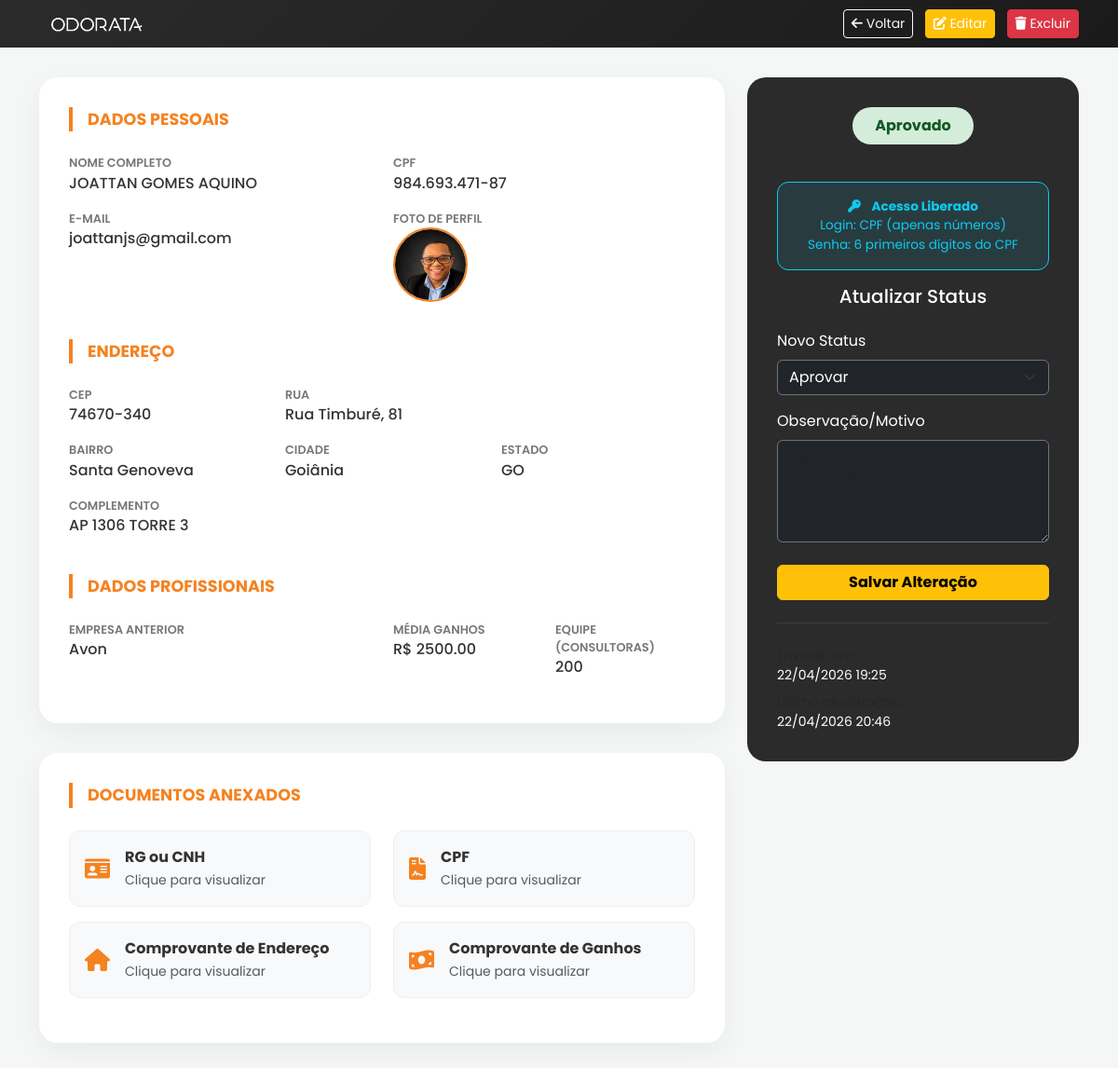
Screenshot of /coordenadoras/admin/detalhe/2/ (signed in) with the database file from the repository.
### coordenadoras/models.py (models this page shows, shortened)
class CandidataCoordenadora(models.Model):
    STATUS_CHOICES = [
        ('PENDENTE', 'Pendente de Aprovação'),
        ('AJUSTE', 'Aguardando Ajuste'),
        ('APROVADO', 'Aprovado'),
        ('REPROVADO', 'Reprovado'),
    ]
    EMPRESA_CHOICES = [
        ('AVON', 'Avon'),
        ('NATURA', 'Natura'),
        ('BOTICARIO', 'O Boticário'),
        ('JEQUITI', 'Jequiti'),
        ('OUTRAS', 'Outras'),
    ]
    cpf = models.CharField('CPF', max_length=14, unique=True)
    nome_completo = models.CharField('Nome Completo', max_length=255)
    email = models.EmailField('E-mail', max_length=255, default="")
    foto = models.ImageField('Foto (Opcional)', upload_to='fotos/candidatas/', blank=True, null=True)
    cep = models.CharField('CEP', max_length=9)
    rua = models.CharField('Rua', max_length=255)
    numero = models.CharField('Número', max_length=20)
    complemento = models.CharField('Complemento', max_length=255, blank=True, null=True)
    bairro = models.CharField('Bairro', max_length=100)
    cidade = models.CharField('Cidade', max_length=100)
    estado = models.CharField('Estado', max_length=2)
    empresa_anterior = models.CharField('Empresa Anterior', max_length=50, choices=EMPRESA_CHOICES)
    empresa_outra = models.CharField('Outra Empresa', max_length=100, blank=True, null=True)
    media_ganhos = models.DecimalField('Média de Ganhos', max_digits=10, decimal_places=2)
    quantidade_consultoras = models.PositiveIntegerField('Quantidade de Consultoras')
    documento_rg_cnh = models.FileField('RG ou CNH', upload_to='documentos/rg_cnh/')
    documento_cpf = models.FileField('CPF', upload_to='documentos/cpf/')
    comprovante_endereco = models.FileField('Comprovante de Endereço', upload_to='documentos/endereco/')
    comprovante_ganhos = models.FileField('Comprovante de Ganhos', upload_to='documentos/ganhos/')
    status = models.CharField('Status', max_length=20, choices=STATUS_CHOICES, default='PENDENTE')
    observacao_aprovacao = models.TextField('Observação de Aprovação', blank=True, null=True)
    data_criacao = models.DateTimeField(auto_now_add=True)
    data_atualizacao = models.DateTimeField(auto_now=True)
    class Meta:
        verbose_name = 'Candidata a Coordenadora'
        verbose_name_plural = 'Candidatas a Coordenadoras'
        ordering = ['-data_criacao']

### coordenadoras/views.py (the view)
# urls.py: path('admin/detalhe/<int:pk>/', views.CandidataDetailView.as_view(), name='admin_detail'),
class CandidataDetailView(AdminStaffRequiredMixin, DetailView):
    model = CandidataCoordenadora
    template_name = 'coordenadoras/admin_detail.html'
    context_object_name = 'candidata'

### coordenadoras/views.py (called while the page is built)
    def test_func(self):
        return self.request.user.is_staff

### coordenadoras/templates/coordenadoras/admin_detail.html (shortened to what this page needs)
{% load static %}
<!DOCTYPE html>
<html lang="pt-br">
<head>
    <link rel="stylesheet" href="https://cdnjs.cloudflare.com/ajax/libs/font-awesome/6.0.0/css/all.min.css">
    <link href="https://cdn.jsdelivr.net/npm/bootstrap@5.3.0/dist/css/bootstrap.min.css" rel="stylesheet">
</head>
<body>
    <nav class="navbar navbar-expand-lg navbar-dark">
        <div class="container">
            <div class="d-flex justify-content-between align-items-center w-100">
                <a href="{% url 'home' %}">
                    <img src="{% static 'core/images/logo_odorata_main.png' %}" alt="Odorata" style="height: 35px; filter: brightness(0) invert(1);">
                </a>
                <div>
                    <a href="{% url 'coordenadoras:admin_list' %}" class="btn btn-outline-light btn-sm me-2">
                        <i class="fas fa-arrow-left"></i> Voltar
                    </a>
                    <a href="{% url 'coordenadoras:admin_edit' candidata.pk %}" class="btn btn-warning btn-sm me-2 text-white">
                        <i class="fas fa-edit"></i> Editar
                    </a>
                    <a href="{% url 'coordenadoras:admin_delete' candidata.pk %}" class="btn btn-danger btn-sm" onclick="return confirm('Tem certeza que deseja EXCLUIR este cadastro permanentemente?')">
                        <i class="fas fa-trash"></i> Excluir
                    </a>
                </div>
            </div>
        </div>
    </nav>
    <div class="container">
        <div class="row">
            <div class="col-lg-8">
                <div class="detail-card">
                    <div class="section-title">Dados Pessoais</div>
                    <div class="row">
                        <div class="col-md-6">
                            <div class="data-label">Nome Completo</div>
                            <div class="data-value">{{ candidata.nome_completo }}</div>
                        </div>
                        <div class="col-md-6">
                            <div class="data-label">CPF</div>
                            <div class="data-value">{{ candidata.cpf }}</div>
                        </div>
                        <div class="col-md-6">
                            <div class="data-label">E-mail</div>
                            <div class="data-value">{{ candidata.email }}</div>
                        </div>
                        <div class="col-md-6">
                            {% if candidata.foto %}
                            <div class="data-label">Foto de Perfil</div>
                            <div class="mb-3">
                                <img src="{{ candidata.foto.url }}" alt="Foto" style="width: 80px; height: 80px; border-radius: 50%; object-fit: cover; border: 2px solid #f58220;">
                            </div>
                            {% endif %}
                        </div>
                    </div>
                    <div class="section-title mt-4">Endereço</div>
                    <div class="row">
                        <div class="col-md-4">
                            <div class="data-label">CEP</div>
                            <div class="data-value">{{ candidata.cep }}</div>
                        </div>
                        <div class="col-md-8">
                            <div class="data-label">Rua</div>
                            <div class="data-value">{{ candidata.rua }}, {{ candidata.numero }}</div>
                        </div>
                        <div class="col-md-4">
                            <div class="data-label">Bairro</div>
                            <div class="data-value">{{ candidata.bairro }}</div>
                        </div>
                        <div class="col-md-4">
                            <div class="data-label">Cidade</div>
                            <div class="data-value">{{ candidata.cidade }}</div>
                        </div>
                        <div class="col-md-4">
                            <div class="data-label">Estado</div>
                            <div class="data-value">{{ candidata.estado }}</div>
                        </div>
                        <div class="col-12">
                            <div class="data-label">Complemento</div>
                            <div class="data-value">{{ candidata.complemento|default:"---" }}</div>
                        </div>
                    </div>
                    <div class="section-title mt-4">Dados Profissionais</div>
                    <div class="row">
                        <div class="col-md-6">
                            <div class="data-label">Empresa Anterior</div>
                            <div class="data-value">
                                {{ candidata.get_empresa_anterior_display }}
                            </div>
                        </div>
                        <div class="col-md-3">
                            <div class="data-label">Média Ganhos</div>
                            <div class="data-value">R$ {{ candidata.media_ganhos }}</div>
                        </div>
                        <div class="col-md-3">
                            <div class="data-label">Equipe (Consultoras)</div>
                            <div class="data-value">{{ candidata.quantidade_consultoras }}</div>
                        </div>
                    </div>
                </div>
                <div class="detail-card">
                    <div class="section-title">Documentos Anexados</div>
                    <div class="row">
                        <div class="col-md-6">
                            <a href="{{ candidata.documento_rg_cnh.url }}" target="_blank" class="doc-link">
                                <i class="fas fa-id-card doc-icon"></i>
                                <div>
                                    <div class="fw-bold">RG ou CNH</div>
                                    <small class="text-muted">Clique para visualizar</small>
                                </div>
                            </a>
                        </div>
                        <div class="col-md-6">
                            <a href="{{ candidata.documento_cpf.url }}" target="_blank" class="doc-link">
                                <i class="fas fa-file-contract doc-icon"></i>
                                <div>
                                    <div class="fw-bold">CPF</div>
                                    <small class="text-muted">Clique para visualizar</small>
                                </div>
                            </a>
                        </div>
                        <div class="col-md-6">
                            <a href="{{ candidata.comprovante_endereco.url }}" target="_blank" class="doc-link">
                                <i class="fas fa-home doc-icon"></i>
                                <div>
                                    <div class="fw-bold">Comprovante de Endereço</div>
                                    <small class="text-muted">Clique para visualizar</small>
                                </div>
                            </a>
                        </div>
                        <div class="col-md-6">
                            <a href="{{ candidata.comprovante_ganhos.url }}" target="_blank" class="doc-link">
                                <i class="fas fa-money-bill-wave doc-icon"></i>
                                <div>
                                    <div class="fw-bold">Comprovante de Ganhos</div>
                                    <small class="text-muted">Clique para visualizar</small>
                                </div>
                            </a>
                        </div>
                    </div>
                </div>
            </div>
            <div class="col-lg-4">
                <div class="action-panel">
                    <div class="text-center">
                        <span class="status-badge status-{{ candidata.status|lower }}">
                            {{ candidata.get_status_display }}
                        </span>
                        {% if candidata.status == 'APROVADO' %}
                        <div class="alert alert-info mt-3" style="background: rgba(13, 202, 240, 0.1); border: 1px solid #0dcaf0; color: #0dcaf0; border-radius: 12px; font-size: 0.85rem;">
                            <i class="fas fa-key me-2"></i> <strong>Acesso Liberado</strong><br>
                            Login: CPF (apenas números)<br>
                            Senha: 6 primeiros dígitos do CPF
                        </div>
                        {% endif %}
                    </div>
                    <h5 class="mb-4 text-center">Atualizar Status</h5>
                    <form action="{% url 'coordenadoras:admin_status' candidata.pk %}" method="post">
                        <div class="mb-3">
                            <label class="form-label">Novo Status</label>
                            <select name="status" id="statusSelect" class="form-select bg-dark text-white border-secondary">
                                <option value="APROVADO" {% if candidata.status == 'APROVADO' %}selected{% endif %}>Aprovar</option>
                            </select>
                        </div>
                        <div class="mb-4">
                            <label class="form-label">Observação/Motivo</label>
                            <textarea name="observacao" id="obsTextarea" class="form-control bg-dark text-white border-secondary" rows="4" placeholder="Descreva o motivo ou orientação..."></textarea>
                        </div>
                        <div class="d-grid gap-2">
                            <button type="submit" class="btn btn-warning fw-bold">Salvar Alteração</button>
                        </div>
                    </form>
                    <hr class="my-4 border-secondary">
                    <div class="small">
                        <div class="text-muted">Enviado em:</div>
                        <div class="mb-2">{{ candidata.data_criacao|date:"d/m/Y H:i" }}</div>
                        <div class="text-muted">Última atualização:</div>
                        <div>{{ candidata.data_atualizacao|date:"d/m/Y H:i" }}</div>
                    </div>
                </div>
            </div>
        </div>
    </div>
</body>
</html>

### coordenadoras/templates/coordenadoras/admin_detail.html (style rules this page uses)
body { background-color: #f4f7f6; font-family: 'Poppins', sans-serif; padding-bottom: 5rem; }
.navbar { background: linear-gradient(135deg, #2b2b2b 0%, #1a1a1a 100%); margin-bottom: 2rem; }
.detail-card { background: white; border-radius: 20px; padding: 2rem; box-shadow: 0 10px 30px rgba(0, 0, 0, 0.05); margin-bottom: 2rem; }
.section-title { font-size: 1.1rem; font-weight: 700; color: #f58220; text-transform: uppercase; margin-bottom: 1.5rem; border-left: 4px solid #f58220; padding-left: 1rem; }
.data-label { font-size: 0.8rem; color: #777; font-weight: 600; text-transform: uppercase; }
.data-value { font-size: 1rem; color: #333; font-weight: 500; margin-bottom: 1rem; }
.doc-link { display: flex; align-items: center; background: #f8f9fa; padding: 1rem; border-radius: 12px; text-decoration: none; color: #333; transition: all 0.3s ease; border: 1px solid #eee; margin-bottom: 1rem; }
.doc-icon { font-size: 1.5rem; color: #f58220; margin-right: 1rem; }
.action-panel { background: #2b2b2b; color: white; border-radius: 20px; padding: 2rem; position: sticky; top: 2rem; }
.status-badge { display: inline-block; padding: 0.5rem 1.5rem; border-radius: 100px; font-weight: 700; margin-bottom: 1.5rem; }
.status-aprovado { background: #d4edda; color: #155724; }

### rows the page displays
CandidataCoordenadora: nome_completo "JOATTAN GOMES AQUINO", cpf "984.693.471-87", email "joattanjs@gmail.com", foto (picture), cep "74670-340", rua "Rua Timburé", numero "81", bairro "Santa Genoveva", cidade "Goiânia", estado "GO", complemento "AP 1306 TORRE 3", empresa_anterior "Avon", media_ganhos "2500.00", quantidade_consultoras "200", status "Aprovado", status "Aprovar", data_criacao "22/04/2026 19:25", data_atualizacao "22/04/2026 20:46"
